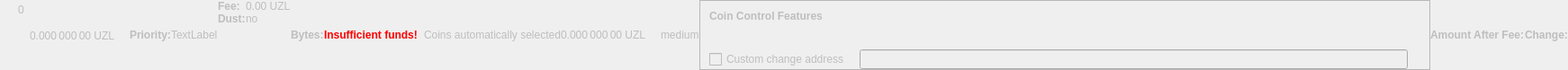
    <widget class="QWidget" name="dummyHideWidget" native="true">
     <property name="enabled">
      <bool>false</bool>
     </property>
     <property name="maximumSize">
      <size>
       <width>100</width>
       <height>16</height>
      </size>
     </property>
     <layout class="QHBoxLayout" name="dummyHideLayout">
      <property name="spacing">
       <number>0</number>
      </property>
      <property name="leftMargin">
       <number>0</number>
      </property>
      <property name="topMargin">
       <number>0</number>
      </property>
      <property name="rightMargin">
       <number>0</number>
      </property>
      <property name="bottomMargin">
       <number>0</number>
      </property>
      <item>
       <layout class="QFormLayout" name="formLayoutCoinControl1">
        <property name="horizontalSpacing">
         <number>10</number>
        </property>
        <property name="verticalSpacing">
         <number>14</number>
        </property>
        <property name="leftMargin">
         <number>10</number>
        </property>
        <property name="topMargin">
         <number>4</number>
        </property>
        <property name="rightMargin">
         <number>6</number>
        </property>
        <item row="0" column="1">
         <widget class="QLabel" name="labelCoinControlBytes">
          <property name="cursor">
           <cursorShape>IBeamCursor</cursorShape>
          </property>
          <property name="contextMenuPolicy">
           <enum>Qt::ActionsContextMenu</enum>
          </property>
          <property name="text">
           <string notr="true">0</string>
          </property>
          <property name="textInteractionFlags">
           <set>Qt::LinksAccessibleByMouse|Qt::TextSelectableByKeyboard|Qt::TextSelectableByMouse</set>
          </property>
         </widget>
        </item>
       </layout>
      </item>
      <item>
       <widget class="QLabel" name="labelCoinControlAfterFee">
        <property name="enabled">
         <bool>false</bool>
        </property>
        <property name="sizePolicy">
         <sizepolicy hsizetype="Fixed" vsizetype="Fixed">
          <horstretch>0</horstretch>
          <verstretch>0</verstretch>
         </sizepolicy>
        </property>
        <property name="minimumSize">
         <size>
          <width>111</width>
          <height>12</height>
         </size>
        </property>
        <property name="maximumSize">
         <size>
          <width>111</width>
          <height>12</height>
         </size>
        </property>
        <property name="cursor">
         <cursorShape>IBeamCursor</cursorShape>
        </property>
        <property name="contextMenuPolicy">
         <enum>Qt::ActionsContextMenu</enum>
        </property>
        <property name="text">
         <string notr="true">0.000 000 00 UZL</string>
        </property>
        <property name="textInteractionFlags">
         <set>Qt::LinksAccessibleByMouse|Qt::TextSelectableByKeyboard|Qt::TextSelectableByMouse</set>
        </property>
       </widget>
      </item>
      <item>
       <widget class="QLabel" name="labelCoinControlPriorityText">
        <property name="enabled">
         <bool>false</bool>
        </property>
        <property name="font">
         <font>
          <weight>75</weight>
          <bold>true</bold>
         </font>
        </property>
        <property name="text">
         <string>Priority:</string>
        </property>
       </widget>
      </item>
      <item>
       <layout class="QHBoxLayout" name="horizontalLayout">
        <item>
         <widget class="QLabel" name="WarningLabel">
          <property name="text">
           <string>TextLabel</string>
          </property>
         </widget>
        </item>
       </layout>
      </item>
      <item>
       <layout class="QFormLayout" name="formLayoutCoinControl3">
        <property name="horizontalSpacing">
         <number>0</number>
        </property>
        <property name="verticalSpacing">
         <number>0</number>
        </property>
        <property name="leftMargin">
         <number>0</number>
        </property>
        <property name="topMargin">
         <number>0</number>
        </property>
        <property name="rightMargin">
         <number>0</number>
        </property>
        <item row="0" column="0">
         <widget class="QLabel" name="labelCoinControlFeeText">
          <property name="enabled">
           <bool>false</bool>
          </property>
          <property name="font">
           <font>
            <weight>75</weight>
            <bold>true</bold>
           </font>
          </property>
          <property name="text">
           <string>Fee:</string>
          </property>
          <property name="margin">
           <number>0</number>
          </property>
         </widget>
        </item>
        <item row="0" column="1">
         <widget class="QLabel" name="labelCoinControlFee">
          <property name="enabled">
           <bool>false</bool>
          </property>
          <property name="cursor">
           <cursorShape>IBeamCursor</cursorShape>
          </property>
          <property name="contextMenuPolicy">
           <enum>Qt::ActionsContextMenu</enum>
          </property>
          <property name="text">
           <string notr="true">0.00 UZL</string>
          </property>
          <property name="textInteractionFlags">
           <set>Qt::LinksAccessibleByMouse|Qt::TextSelectableByKeyboard|Qt::TextSelectableByMouse</set>
          </property>
         </widget>
        </item>
        <item row="1" column="0">
         <widget class="QLabel" name="labelCoinControlLowOutputText">
          <property name="enabled">
           <bool>false</bool>
          </property>
          <property name="font">
           <font>
            <weight>75</weight>
            <bold>true</bold>
           </font>
          </property>
          <property name="text">
           <string>Dust:</string>
          </property>
         </widget>
        </item>
        <item row="1" column="1">
         <widget class="QLabel" name="labelCoinControlLowOutput">
          <property name="enabled">
           <bool>false</bool>
          </property>
          <property name="cursor">
           <cursorShape>IBeamCursor</cursorShape>
          </property>
          <property name="contextMenuPolicy">
           <enum>Qt::ActionsContextMenu</enum>
          </property>
          <property name="text">
           <string>no</string>
          </property>
          <property name="textInteractionFlags">
           <set>Qt::LinksAccessibleByMouse|Qt::TextSelectableByKeyboard|Qt::TextSelectableByMouse</set>
          </property>
         </widget>
        </item>
       </layout>
      </item>
      <item>
       <widget class="QLabel" name="labelCoinControlBytesText">
        <property name="enabled">
         <bool>false</bool>
        </property>
        <property name="font">
         <font>
          <weight>75</weight>
          <bold>true</bold>
         </font>
        </property>
        <property name="text">
         <string>Bytes:</string>
        </property>
       </widget>
      </item>
      <item>
       <layout class="QFormLayout" name="formLayoutCoinControl2">
        <property name="horizontalSpacing">
         <number>0</number>
        </property>
        <property name="verticalSpacing">
         <number>0</number>
        </property>
        <property name="leftMargin">
         <number>0</number>
        </property>
        <property name="topMargin">
         <number>0</number>
        </property>
        <property name="rightMargin">
         <number>0</number>
        </property>
       </layout>
      </item>
      <item>
       <layout class="QHBoxLayout" name="horizontalLayoutCoinControl2">
        <property name="spacing">
         <number>0</number>
        </property>
        <property name="bottomMargin">
         <number>0</number>
        </property>
       </layout>
      </item>
      <item>
       <widget class="QLabel" name="labelCoinControlInsuffFunds">
        <property name="enabled">
         <bool>false</bool>
        </property>
        <property name="minimumSize">
         <size>
          <width>0</width>
          <height>0</height>
         </size>
        </property>
        <property name="font">
         <font>
          <weight>75</weight>
          <bold>true</bold>
         </font>
        </property>
        <property name="styleSheet">
         <string notr="true">color:red;font-weight:bold;</string>
        </property>
        <property name="text">
         <string>Insufficient funds!</string>
        </property>
        <property name="margin">
         <number>5</number>
        </property>
       </widget>
      </item>
      <item>
       <layout class="QFormLayout" name="formLayoutCoinControl4">
        <property name="horizontalSpacing">
         <number>0</number>
        </property>
        <property name="verticalSpacing">
         <number>0</number>
        </property>
        <property name="leftMargin">
         <number>0</number>
        </property>
        <property name="topMargin">
         <number>0</number>
        </property>
        <property name="rightMargin">
         <number>0</number>
        </property>
       </layout>
      </item>
      <item>
       <widget class="QLabel" name="labelCoinControlChangeLabel">
        <property name="enabled">
         <bool>false</bool>
        </property>
        <property name="sizePolicy">
         <sizepolicy hsizetype="Preferred" vsizetype="Expanding">
          <horstretch>0</horstretch>
          <verstretch>0</verstretch>
         </sizepolicy>
        </property>
        <property name="minimumSize">
         <size>
          <width>0</width>
          <height>0</height>
         </size>
        </property>
        <property name="text">
         <string/>
        </property>
        <property name="margin">
         <number>3</number>
        </property>
       </widget>
      </item>
      <item>
       <widget class="QLabel" name="labelCoinControlAutomaticallySelected">
        <property name="enabled">
         <bool>false</bool>
        </property>
        <property name="sizePolicy">
         <sizepolicy hsizetype="Fixed" vsizetype="Fixed">
          <horstretch>0</horstretch>
          <verstretch>0</verstretch>
         </sizepolicy>
        </property>
        <property name="minimumSize">
         <size>
          <width>0</width>
          <height>0</height>
         </size>
        </property>
        <property name="maximumSize">
         <size>
          <width>240</width>
          <height>16777215</height>
         </size>
        </property>
        <property name="text">
         <string>Coins automatically selected</string>
        </property>
        <property name="margin">
         <number>5</number>
        </property>
       </widget>
      </item>
      <item>
       <widget class="QLabel" name="labelCoinControlChange">
        <property name="enabled">
         <bool>false</bool>
        </property>
        <property name="sizePolicy">
         <sizepolicy hsizetype="Fixed" vsizetype="Fixed">
          <horstretch>0</horstretch>
          <verstretch>0</verstretch>
         </sizepolicy>
        </property>
        <property name="minimumSize">
         <size>
          <width>111</width>
          <height>0</height>
         </size>
        </property>
        <property name="maximumSize">
         <size>
          <width>111</width>
          <height>16777215</height>
         </size>
        </property>
        <property name="cursor">
         <cursorShape>IBeamCursor</cursorShape>
        </property>
        <property name="contextMenuPolicy">
         <enum>Qt::ActionsContextMenu</enum>
        </property>
        <property name="text">
         <string notr="true">0.000 000 00 UZL</string>
        </property>
        <property name="textInteractionFlags">
         <set>Qt::LinksAccessibleByMouse|Qt::TextSelectableByKeyboard|Qt::TextSelectableByMouse</set>
        </property>
       </widget>
      </item>
      <item>
       <widget class="QLabel" name="labelCoinControlPriority">
        <property name="enabled">
         <bool>false</bool>
        </property>
        <property name="cursor">
         <cursorShape>IBeamCursor</cursorShape>
        </property>
        <property name="contextMenuPolicy">
         <enum>Qt::ActionsContextMenu</enum>
        </property>
        <property name="text">
         <string>medium</string>
        </property>
        <property name="textInteractionFlags">
         <set>Qt::LinksAccessibleByMouse|Qt::TextSelectableByKeyboard|Qt::TextSelectableByMouse</set>
        </property>
       </widget>
      </item>
      <item>
       <widget class="QFrame" name="frameCoinControl">
        <property name="sizePolicy">
         <sizepolicy hsizetype="Expanding" vsizetype="Expanding">
          <horstretch>0</horstretch>
          <verstretch>0</verstretch>
         </sizepolicy>
        </property>
        <property name="maximumSize">
         <size>
          <width>16777215</width>
          <height>16777215</height>
         </size>
        </property>
        <property name="frameShape">
         <enum>QFrame::StyledPanel</enum>
        </property>
        <property name="frameShadow">
         <enum>QFrame::Sunken</enum>
        </property>
        <layout class="QVBoxLayout" name="verticalLayoutCoinControl2_2">
         <property name="spacing">
          <number>0</number>
         </property>
         <property name="leftMargin">
          <number>0</number>
         </property>
         <property name="topMargin">
          <number>0</number>
         </property>
         <property name="rightMargin">
          <number>0</number>
         </property>
         <property name="bottomMargin">
          <number>0</number>
         </property>
         <item>
          <layout class="QVBoxLayout" name="verticalLayoutCoinControl" stretch="0,0,0,1">
           <property name="spacing">
            <number>0</number>
           </property>
           <property name="leftMargin">
            <number>10</number>
           </property>
           <property name="topMargin">
            <number>10</number>
           </property>
           <item>
            <layout class="QHBoxLayout" name="horizontalLayoutCoinControl1">
             <property name="bottomMargin">
              <number>15</number>
             </property>
             <item>
              <widget class="QLabel" name="labelCoinControlFeatures">
               <property name="enabled">
                <bool>false</bool>
               </property>
               <property name="sizePolicy">
                <sizepolicy hsizetype="Preferred" vsizetype="Maximum">
                 <horstretch>0</horstretch>
                 <verstretch>0</verstretch>
                </sizepolicy>
               </property>
               <property name="font">
                <font>
                 <weight>75</weight>
                 <bold>true</bold>
                </font>
               </property>
               <property name="styleSheet">
                <string notr="true">font-weight:bold;</string>
               </property>
               <property name="text">
                <string>Coin Control Features</string>
               </property>
              </widget>
             </item>
            </layout>
           </item>
           <item>
            <widget class="QWidget" name="widgetCoinControl" native="true">
             <property name="sizePolicy">
              <sizepolicy hsizetype="Preferred" vsizetype="Preferred">
               <horstretch>0</horstretch>
               <verstretch>0</verstretch>
              </sizepolicy>
             </property>
             <property name="minimumSize">
              <size>
               <width>0</width>
               <height>0</height>
              </size>
             </property>
             <property name="styleSheet">
              <string notr="true"/>
             </property>
             <layout class="QHBoxLayout" name="horizontalLayoutCoinControl5_2">
              <property name="leftMargin">
               <number>0</number>
              </property>
              <property name="topMargin">
               <number>0</number>
              </property>
              <property name="rightMargin">
               <number>0</number>
              </property>
              <property name="bottomMargin">
               <number>0</number>
              </property>
              <item>
               <layout class="QHBoxLayout" name="horizontalLayoutCoinControl3">
                <property name="spacing">
                 <number>20</number>
                </property>
                <property name="topMargin">
                 <number>0</number>
                </property>
                <property name="bottomMargin">
                 <number>10</number>
                </property>
               </layout>
              </item>
             </layout>
            </widget>
           </item>
           <item>
            <layout class="QHBoxLayout" name="horizontalLayoutCoinControl4" stretch="0,0,0">
             <property name="spacing">
              <number>12</number>
             </property>
             <property name="sizeConstraint">
              <enum>QLayout::SetDefaultConstraint</enum>
             </property>
             <property name="topMargin">
              <number>5</number>
             </property>
             <property name="rightMargin">
              <number>5</number>
             </property>
             <item>
              <widget class="QCheckBox" name="checkBoxCoinControlChange">
               <property name="enabled">
                <bool>false</bool>
               </property>
               <property name="toolTip">
                <string>If this is activated, but the change address is empty or invalid, change will be sent to a newly generated address.</string>
               </property>
               <property name="text">
                <string>Custom change address</string>
               </property>
              </widget>
             </item>
             <item>
              <widget class="QValidatedLineEdit" name="lineEditCoinControlChange">
               <property name="enabled">
                <bool>false</bool>
               </property>
               <property name="sizePolicy">
                <sizepolicy hsizetype="Expanding" vsizetype="Fixed">
                 <horstretch>0</horstretch>
                 <verstretch>0</verstretch>
                </sizepolicy>
               </property>
              </widget>
             </item>
             <item>
              <widget class="QLabel" name="labelCoinControlChangeLabel_2">
               <property name="sizePolicy">
                <sizepolicy hsizetype="Preferred" vsizetype="Expanding">
                 <horstretch>0</horstretch>
                 <verstretch>0</verstretch>
                </sizepolicy>
               </property>
               <property name="minimumSize">
                <size>
                 <width>0</width>
                 <height>0</height>
                </size>
               </property>
               <property name="text">
                <string/>
               </property>
               <property name="margin">
                <number>3</number>
               </property>
              </widget>
             </item>
            </layout>
           </item>
           <item>
            <spacer name="verticalSpacerCoinControl">
             <property name="orientation">
              <enum>Qt::Vertical</enum>
             </property>
             <property name="sizeHint" stdset="0">
              <size>
               <width>800</width>
               <height>1</height>
              </size>
             </property>
            </spacer>
           </item>
          </layout>
         </item>
        </layout>
       </widget>
      </item>
      <item>
       <widget class="QLabel" name="labelCoinControlAfterFeeText">
        <property name="enabled">
         <bool>false</bool>
        </property>
        <property name="minimumSize">
         <size>
          <width>0</width>
          <height>0</height>
         </size>
        </property>
        <property name="maximumSize">
         <size>
          <width>16777215</width>
          <height>16777215</height>
         </size>
        </property>
        <property name="font">
         <font>
          <weight>75</weight>
          <bold>true</bold>
         </font>
        </property>
        <property name="text">
         <string>Amount After Fee:</string>
        </property>
        <property name="alignment">
         <set>Qt::AlignLeading|Qt::AlignLeft|Qt::AlignVCenter</set>
        </property>
        <property name="margin">
         <number>0</number>
        </property>
       </widget>
      </item>
      <item>
       <widget class="QLabel" name="labelCoinControlChangeText">
        <property name="enabled">
         <bool>false</bool>
        </property>
        <property name="sizePolicy">
         <sizepolicy hsizetype="Preferred" vsizetype="Preferred">
          <horstretch>0</horstretch>
          <verstretch>0</verstretch>
         </sizepolicy>
        </property>
        <property name="minimumSize">
         <size>
          <width>0</width>
          <height>0</height>
         </size>
        </property>
        <property name="maximumSize">
         <size>
          <width>16777215</width>
          <height>16777215</height>
         </size>
        </property>
        <property name="font">
         <font>
          <weight>75</weight>
          <bold>true</bold>
         </font>
        </property>
        <property name="text">
         <string>Change:</string>
        </property>
        <property name="alignment">
         <set>Qt::AlignLeading|Qt::AlignLeft|Qt::AlignVCenter</set>
        </property>
       </widget>
      </item>
     </layout>
    </widget>
